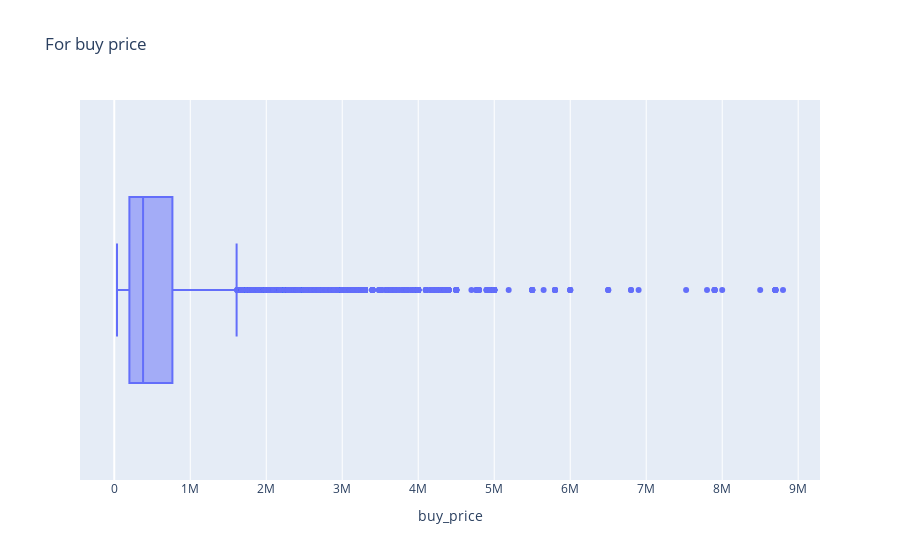

Notebook cell for this chart:
### Code cell
fig = px.box(my_df, x="buy_price",title='For buy price')  
fig.show()

### Figure 1 — Plotly figure (JSON) as saved in the notebook; plotly's stock layout.template omitted (floating-point values rounded to 4 significant figures; data arrays with more than 128 entries replaced by an {"elided": "..."} marker saying what was removed)
{"data": [{"alignmentgroup": "True", "hovertemplate": "buy_price=%{x}<extra></extra>", "legendgroup": "", "marker": {"color": "#636efa"}, "name": "", "notched": false, "offsetgroup": "", "orientation": "h", "showlegend": false, "type": "box", "x": {"elided": "21177 int values"}, "x0": " ", "xaxis": "x", "y0": " ", "yaxis": "y"}], "layout": {"boxmode": "group", "legend": {"tracegroupgap": 0}, "title": {"text": "For buy price"}, "xaxis": {"anchor": "y", "domain": [0, 1], "title": {"text": "buy_price"}}, "yaxis": {"anchor": "x", "domain": [0, 1]}}}
